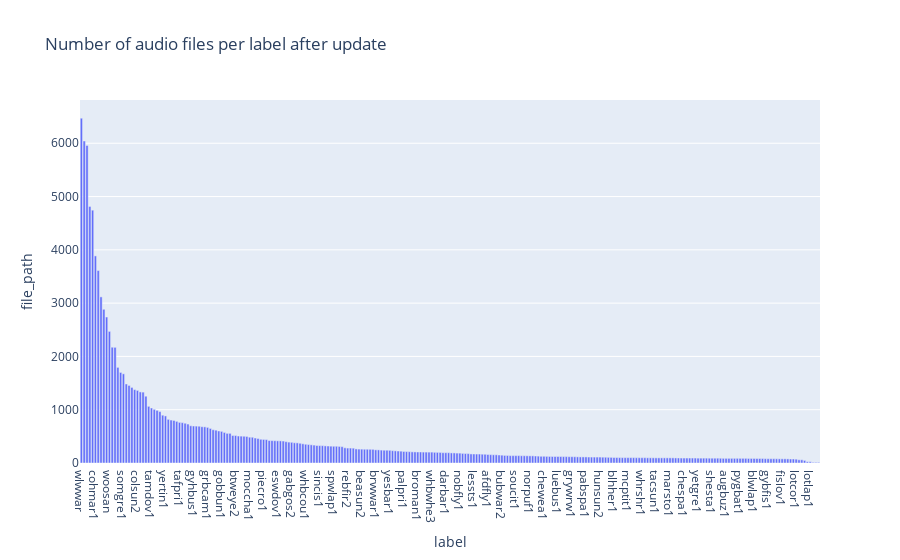

Notebook cell for this chart:
### Code cell
groupby_label = df.groupby('label').count().reset_index().sort_values(by='file_path', ascending=False)
# plot with plotly
fig = px.bar(groupby_label, x='label', y='file_path', title='Number of audio files per label after update')
fig.show()

### Figure 1 — Plotly figure (JSON) as saved in the notebook; plotly's stock layout.template omitted (floating-point values rounded to 4 significant figures; data arrays with more than 128 entries replaced by an {"elided": "..."} marker saying what was removed)
{"data": [{"alignmentgroup": "True", "hovertemplate": "label=%{x}<br>file_path=%{y}<extra></extra>", "legendgroup": "", "marker": {"color": "#636efa", "pattern": {"shape": ""}}, "name": "", "offsetgroup": "", "orientation": "v", "showlegend": false, "textposition": "auto", "type": "bar", "x": {"elided": "264 str values"}, "xaxis": "x", "y": {"elided": "264 int values"}, "yaxis": "y"}], "layout": {"barmode": "relative", "legend": {"tracegroupgap": 0}, "title": {"text": "Number of audio files per label after update"}, "xaxis": {"anchor": "y", "domain": [0, 1], "title": {"text": "label"}}, "yaxis": {"anchor": "x", "domain": [0, 1], "title": {"text": "file_path"}}}}
